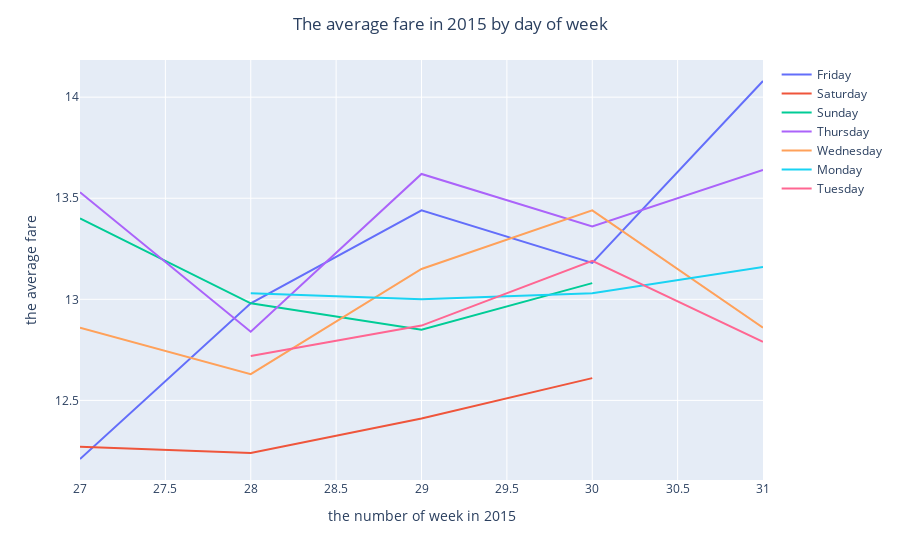
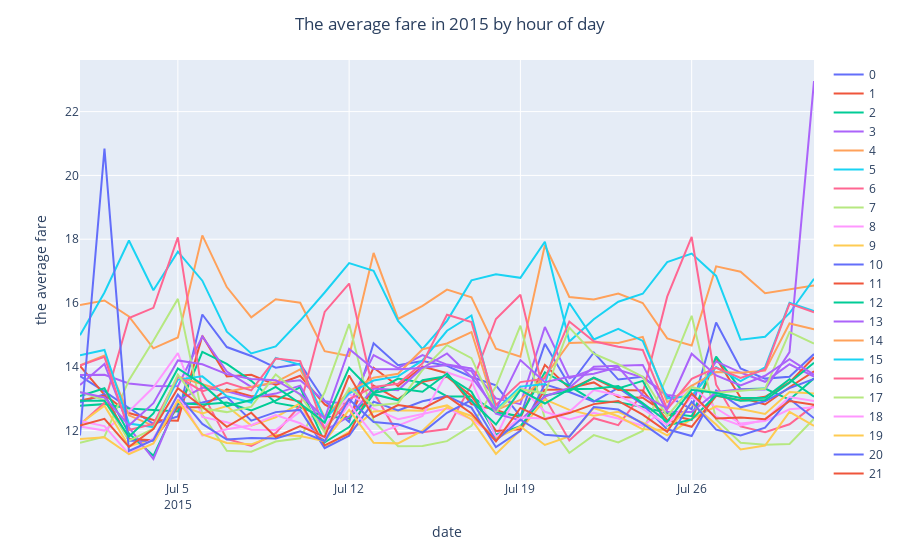
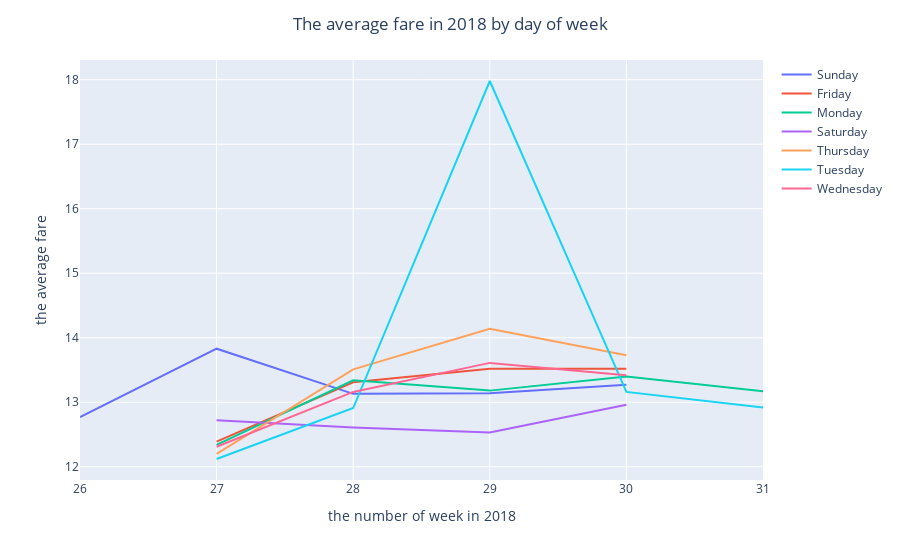
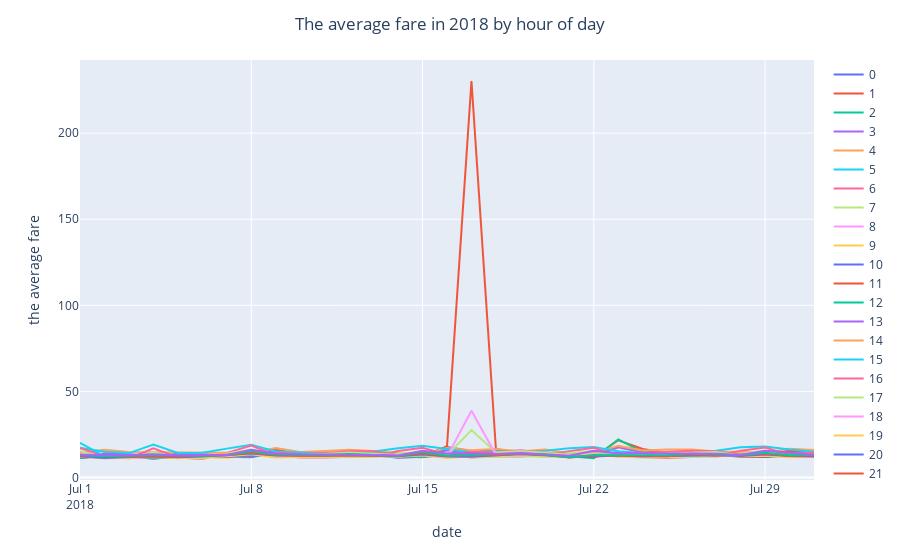

Notebook code cell kept with these figures, in order:
### Markdown cell above
4.1.2 The average fare

### Code cell
plot_time_series(avg_fare_dw_2015, 
                 'day_of_week',
                 "The average fare in 2015 by day of week",
                 "the number of week in 2015", 
                 "the average fare"
                )

plot_time_series(avg_fare_hd_2015, 
                 'hour_of_day',
                 "The average fare in 2015 by hour of day",
                 "date", 
                 "the average fare"
                )

plot_time_series(avg_fare_dw_2018, 
                 'day_of_week',
                 "The average fare in 2018 by day of week",
                 "the number of week in 2018", 
                 "the average fare"
                )

plot_time_series(avg_fare_hd_2018, 
                 'hour_of_day',
                 "The average fare in 2018 by hour of day",
                 "date", 
                 "the average fare"
                )
